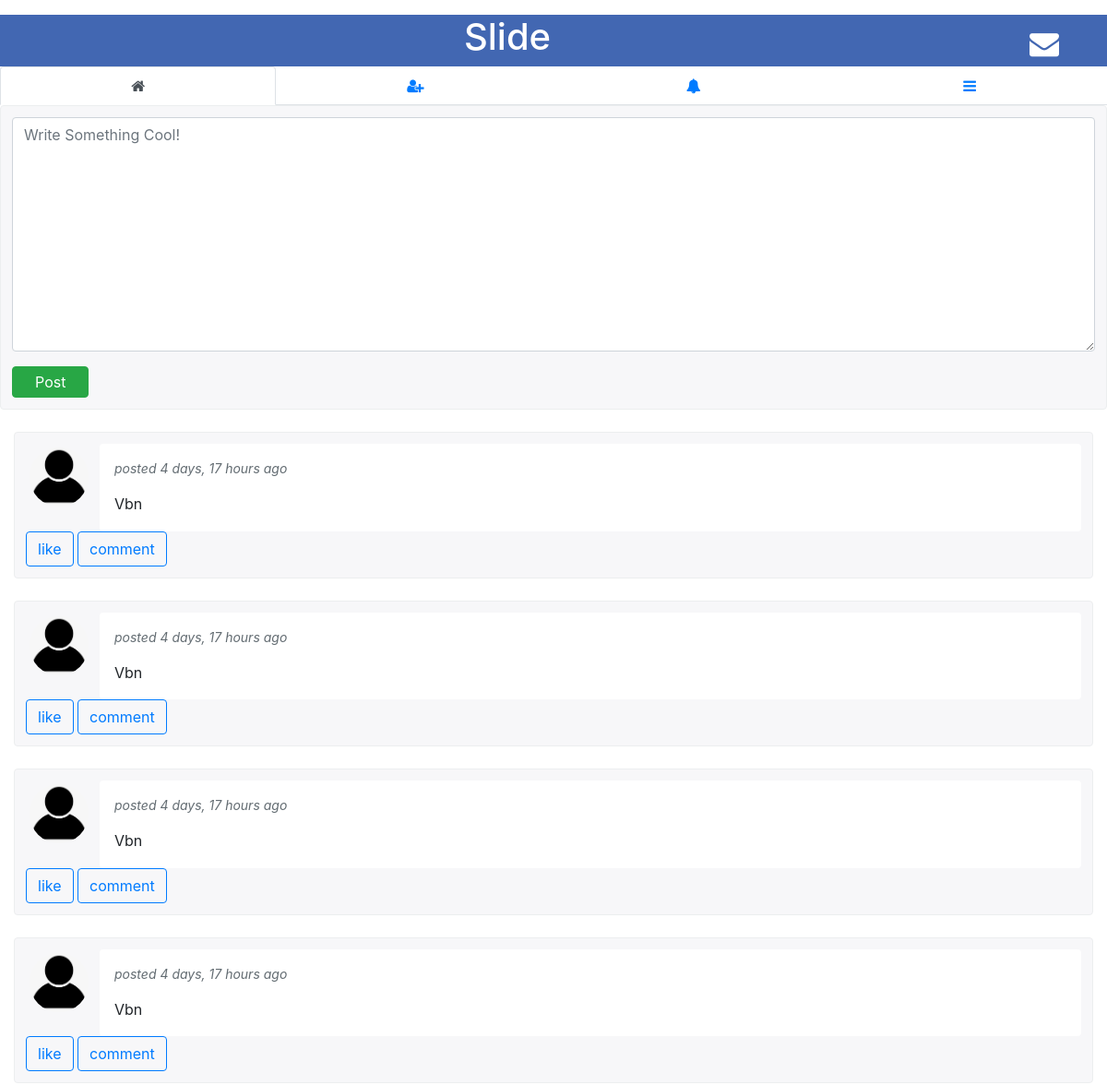
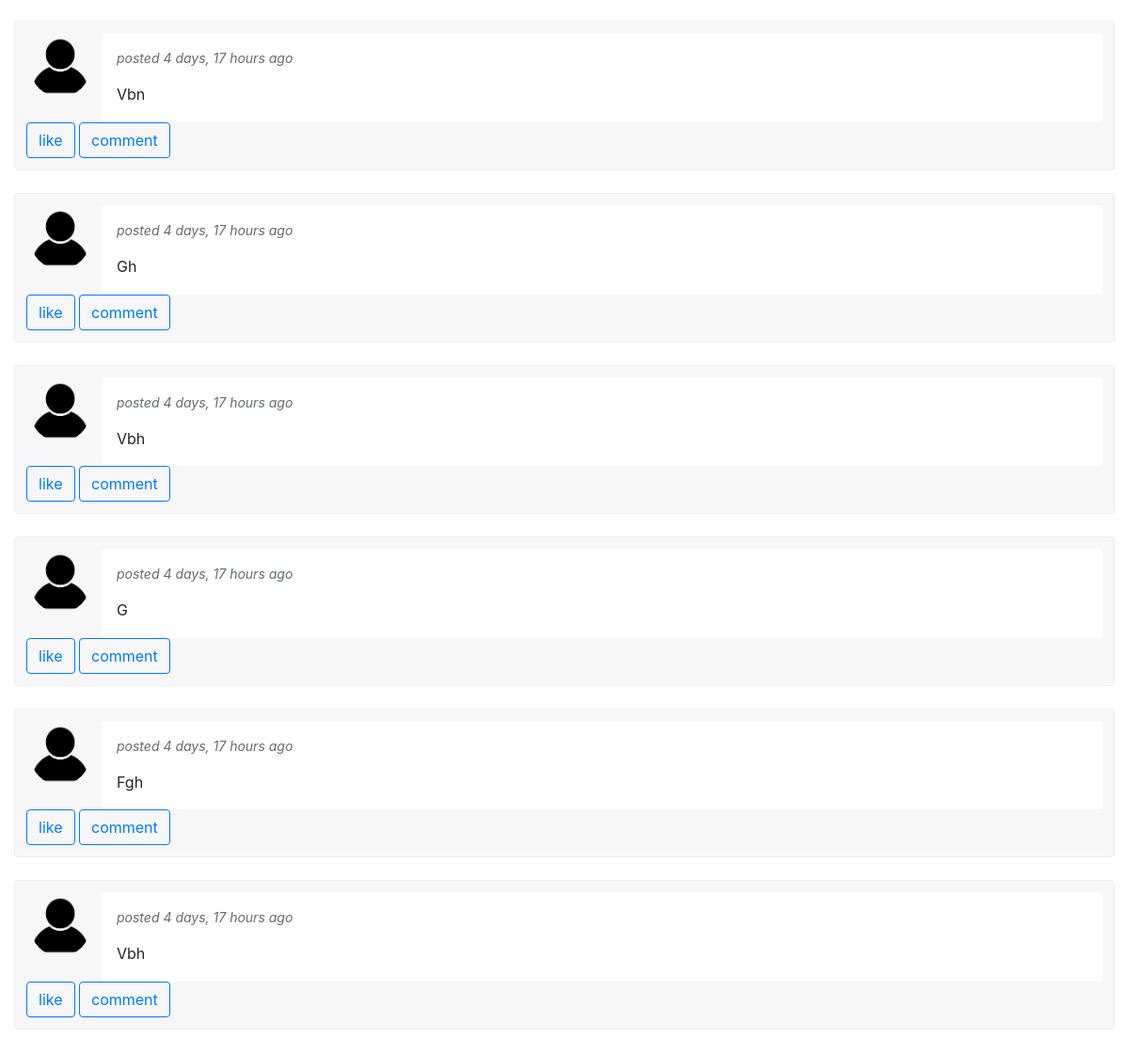
Page /?page=3 (signed in) on the committed database (2 pictures, top to bottom).
### users/models.py (models this page shows, shortened)
class Posts(models.Model):
    user=models.ForeignKey(User,related_name="posts",on_delete=models.CASCADE)
    post=models.TextField(blank=False)
    date_posted=models.DateTimeField(auto_now_add=True)

class Profile(models.Model):
    user = models.OneToOneField(User ,on_delete = models.CASCADE)
    bio = models.TextField(blank=True)
    profile_image=models.ImageField(default="default.jpg" , upload_to="profile_pictures")
    background_image=models.ImageField(default="default.jpg" , upload_to="profile_pictures")
    email= models.EmailField(blank=True)
    slug = AutoSlugField(populate_from='user',always_update=True)
    friends= models.ManyToManyField(User,related_name="friends_list", blank=True)
    phone=PhoneNumberField(blank=True)

### users/views.py (the view)
# urls.py: 2. Add a URL to urlpatterns:  path('', views.home, name='home')
@login_required
def home(request):
    if request.method=="POST":
        form=PostForm(request.POST)
        if form.is_valid():
            form.instance.user=request.user
            reciever_list=[]
            sender = request.user
            reciever = list(request.user.friends_list.all().values("user_id"))
            for item in reciever:
                reciever_list.append((User.objects.get(id=item['user_id'])))
            form.save()
            notify.send(sender, recipient=reciever_list, verb='new post')
            return redirect("slide-home")
    else:
        form=PostForm()
    user_liked_post = []
    user_likes=Like.objects.filter(user=request.user)
    for item in user_likes:
        user_liked_post.append(item.post)
    friends_suggestion = []
    all_users= User.objects.all()
    friend_requests_sent= FriendRequests.objects.filter(sent_from=request.user)
    users_friends= request.user.friends_list.exclude(user=request.user)
    users_friends_user_list = [request.user.username]
    users_friends_user_id_list = [request.user.id]
    friend_suggestion_list=[]
    for friend in users_friends:
        users_friends_user_list.append(friend.user.username)
        users_friends_user_id_list.append(friend.user.id)
    friends_suggestion= User.objects.exclude(username__in=users_friends_user_list)
    users_requests_already_sent=[]
    users_requests_already_recieved=[]
    users_requests_sent_to=FriendRequests.objects.filter(sent_from=request.user)
    users_requests_recieved_from=FriendRequests.objects.filter(sent_to=request.user)
    for item in users_requests_sent_to:
        users_requests_already_sent.append(item.sent_to)
    for item in users_requests_recieved_from:
        users_requests_already_recieved.append(item.sent_from)
    users_requests=FriendRequests.objects.filter(sent_from=request.user)|FriendRequests.objects.filter(sent_to=request.user).order_by("-time_sent")
    print(users_friends_user_id_list)
    posts = Posts.objects.filter(user_id__in = users_friends_user_id_list).order_by("-date_posted")
    print(posts.count())
    paginator = Paginator(posts,10,orphans=4)
    page_number = request.GET.get('page')
    page_obj = paginator.get_page(page_number)
    return render(request,"users/index.html",{"page_obj":page_obj,"form":form,"user_liked_post":user_liked_post,"friends_suggestion":friends_suggestion,"users_requests":users_requests,"users_requests_already_sent":users_requests_already_sent,"users_requests_already_recieved":users_requests_already_recieved})

### users/forms.py
class PostForm(forms.ModelForm):
    class Meta:
        model=Posts
        fields=["post"]
        labels={"post":""}
    def __init__(self, *args, **kwargs):
        super(PostForm, self).__init__(*args, **kwargs)
        self.fields['post'].widget.attrs['placeholder'] = 'Write Something Cool!'

### users/templatetags/comment_tags.py (called while the page is built)
@register.filter
def has_comment(conn,co):
    com_obj=Comment.objects.filter(post=conn,user=co).first()
    if com_obj == None:
        result = "no"
    else:
        result= "yes"
    return result

### users/templates/users/index.html (shortened to what this page needs)
{%load static%}
{% load crispy_forms_tags %}
{%load comment_tags%}
{% load notifications_tags %}
<!DOCTYPE html>
<html lang="en">
<head>
    <link rel="stylesheet" href="https://cdn.jsdelivr.net/npm/bootstrap@4.6.2/dist/css/bootstrap.min.css">
    <link rel="stylesheet" href="https://cdnjs.cloudflare.com/ajax/libs/font-awesome/4.7.0/css/font-awesome.min.css">
   <link rel="stylesheet" href="{% static 'users/profilestyle.css'%}" type="text/css">
</head>
<body>
<div class="container-fluid mt-3">
  <div class="row " style="background:#4267B2;  color: white" >
    <div class="col-11 text-center mr-3"><h1>Slide</h1></div>
    <div class="mt-3 chvis"><a id="chicon" href="{% url 'chat-home' %}"><i class="fa fa-envelope fa-2x" aria-hidden="true">  </i></a></div>
  </div>
</div>
<ul class="nav nav-tabs nav-fill" id="myTab" role="tablist">
  <li class="nav-item" role="presentation">
    <a class="nav-link active" id="home-tab" data-toggle="tab" href="#home" role="tab" aria-controls="home" aria-selected="true"><i class="fa fa-home "></i></a>
  </li>
  <li class="nav-item" role="presentation">
    <a class="nav-link" id="profile-tab" data-toggle="tab" href="#profile" role="tab" aria-controls="profile" aria-selected="false"><i class="fa fa-user-plus"></i></a>
  </li>
  <li class="nav-item" role="presentation">
    <a class="nav-link" id="messages-tab" data-toggle="tab" href="#messages" role="tab" aria-controls="messages" aria-selected="false"><i class="fa fa-bell "></i></a>
  </li>
  <li class="nav-item" role="presentation">
    <a class="nav-link" id="settings-tab" data-toggle="tab" href="#settings" role="tab" aria-controls="settings" aria-selected="false"><i class="fa fa-bars "></i></a>
  </li>
</ul>
<div class="tab-content">
  <div class="tab-pane active" id="home" role="tabpanel" aria-labelledby="home-tab">
   <div class="post-editor container-fluid ">
  <form method="post">
      {{ form | crispy }}
      <button type="submit"  class="btn btn-success px-4 py-1">Post</button>
    </form>
    </div>
<div class="stream-posts container-fluid">
{%for item in page_obj%}
                    <div class="stream-post">
                        <div class="sp-author ">
                            <a href="#" class="sp-author-avatar"><img src="{{item.user.profile.profile_image.url}}" alt=""></a>
                             {%if item in user_liked_post%}
                            <a class="btn " id="li{{item.id}}"  style="color:#4267B2;"><i class="fa fa-thumbs-up "></i> {{item.likes.count}}</a>
                            {%else%}
                            <a class="btn " id="li{{item.id}}"> {{item.likes.count}}</a>
                            {%endif%}
                            {% if item|has_comment:request.user == "yes"%}
                            <a class="btn " id="li{{item.id}}" style="color:#4267B2;"><i class="fa fa-comment " ></i> {{item.post_comments.count}}</a>
                            {%else%}
                                <a class="btn " id="li{{item.id}}"> {{item.post_comments.count}}</a>
                            {% endif %}
                            </div>
                        <div class="sp-content" onclick="location.href='{% url 'detailed-post' item.user.profile.slug item.id%}'">
                            <div class="sp-info">posted {{item.date_posted | timesince}} ago</div>
                            <p class="sp-paragraph mb-0 text-justify ">{{item.post}}</p>
                        </div>
                        <div>
                        {%if item in user_liked_post%}
                            <button type="button" class="libtn btn btn-outline-primary" id="lk{{item.id}}">unlike</button>
                         {%else%}
                         <button type="button" class="libtn btn btn-outline-primary" id="lk{{item.id}}">like</button>
                          {%endif%}
                            <a href="{% url 'detailed-post' item.user.profile.slug item.id%}" class="btn btn-outline-primary">comment</a>
                        </div>
                    </div>
 {%endfor%}
 </div>
  </div>
</div>
</body>
</html>

### users/static/users/profilestyle.css (style rules this page uses)
.post-editor { padding: .75rem; background: #f7f7f9; border: 1px solid #eceeef; border-radius: .25rem; margin-bottom: 1.5rem }
.stream-post { padding: .75rem; background: #f7f7f9; border: 1px solid #eceeef; border-radius: .25rem; margin-bottom: 1.5rem }
.stream-post { position: relative }
.sp-author { display: -webkit-box; display: -ms-flexbox; display: flex }
.sp-author .sp-author-avatar { display: inline-block; height: 64px; width: 64px; margin-right: 16px }
.sp-author .sp-author-avatar img { width: 100%; height: 100%; border-radius: 50% }
@media (min-width:992px) { .sp-author { position: absolute; width: 100%; left: 1rem; top: 1rem } }
.sp-content { position: relative; border-radius: .25rem; background: #fff; padding: 1rem; margin-top: 1rem }
.sp-content .sp-info { font-size: .875rem; color: #636c72; position: absolute; top: -3rem; left: 80px }
.sp-content p { display: -webkit-box; -webkit-line-clamp: 4; -webkit-box-orient: vertical; overflow: hidden; text-overflow: ellipsis; }
.sp-content .sp-paragraph { font-size: 1rem; line-height: 1.6; margin-bottom: 1rem; }
.sp-content .sp-paragraph:last-child { margin-bottom: 0 }
@media (min-width:992px) { .sp-content { margin-left: 80px; margin-top: 0 } }
@media (min-width:992px) { .sp-content .sp-info { position: static; font-style: italic; margin-bottom: 1rem } }
#chicon, #chicon:visited, #chicon:hover, #chicon:active { color: inherit; }

### rows in the picture
Posts: user.profile.profile_image (picture), date_posted "4 days, 17 hours", post "Vbn"
Posts: user.profile.profile_image (picture), date_posted "4 days, 17 hours", post "Vbn"
Posts: user.profile.profile_image (picture), date_posted "4 days, 17 hours", post "Vbn"
Posts: user.profile.profile_image (picture), date_posted "4 days, 17 hours", post "Vbn"
Posts: user.profile.profile_image (picture), date_posted "4 days, 17 hours", post "Vbn"
Posts: user.profile.profile_image (picture), date_posted "4 days, 17 hours", post "Gh"
Posts: user.profile.profile_image (picture), date_posted "4 days, 17 hours", post "Vbh"
Posts: user.profile.profile_image (picture), date_posted "4 days, 17 hours", post "G"
Posts: user.profile.profile_image (picture), date_posted "4 days, 17 hours", post "Fgh"
Posts: user.profile.profile_image (picture), date_posted "4 days, 17 hours", post "Vbh"
